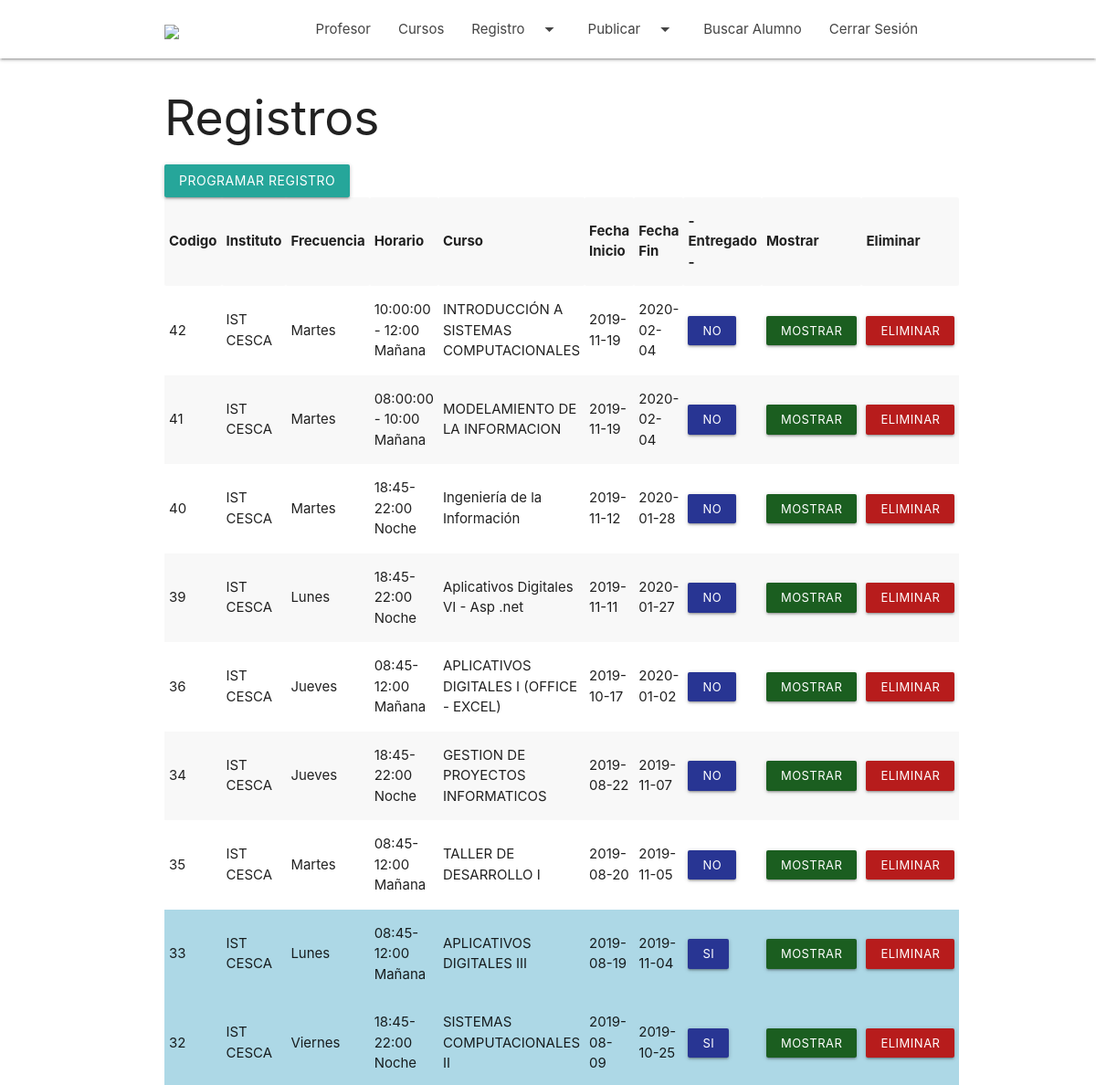
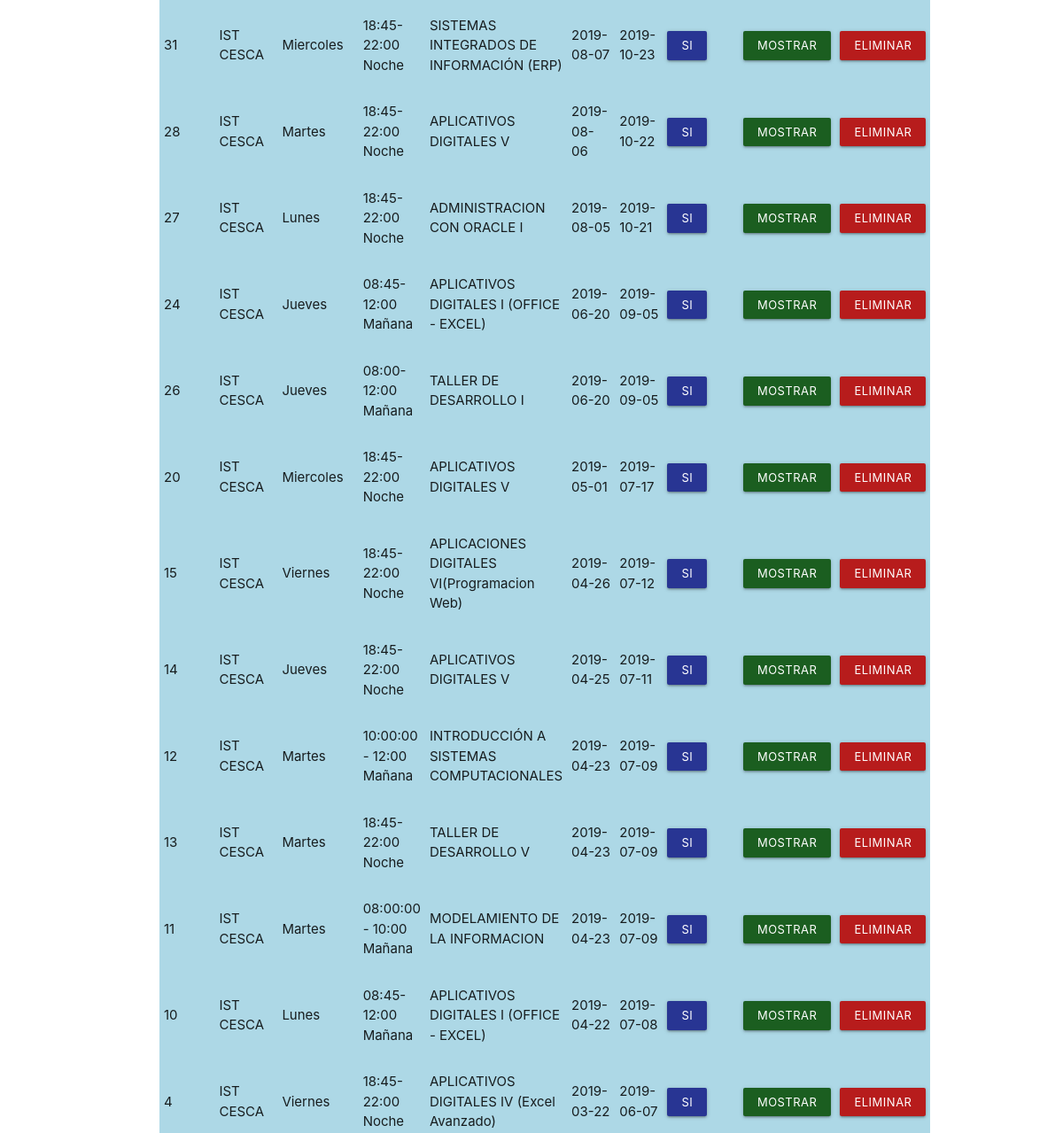
The page /registro.php (signed in, upper part) on the database as committed earlier (2 pictures, top to bottom).
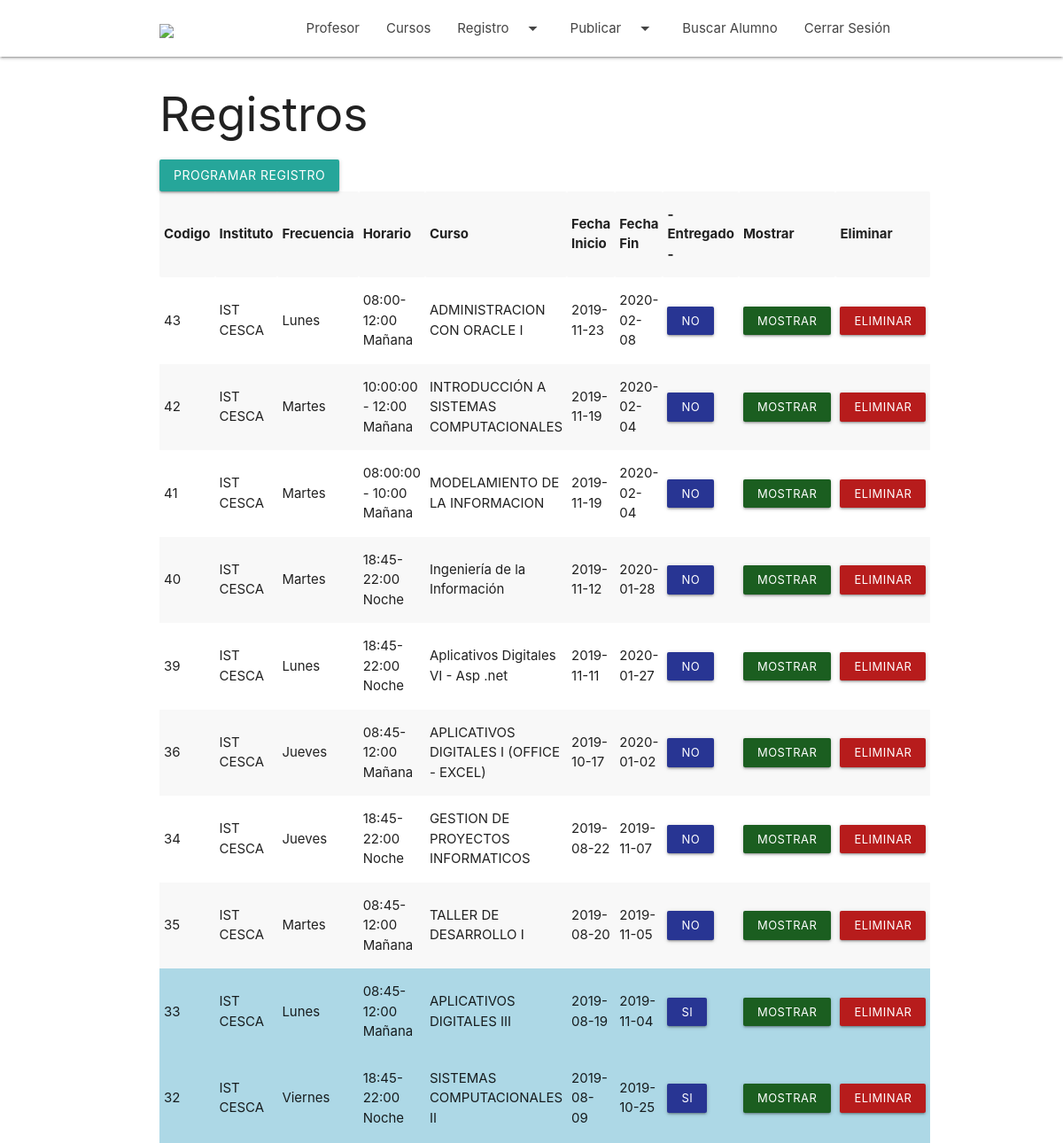
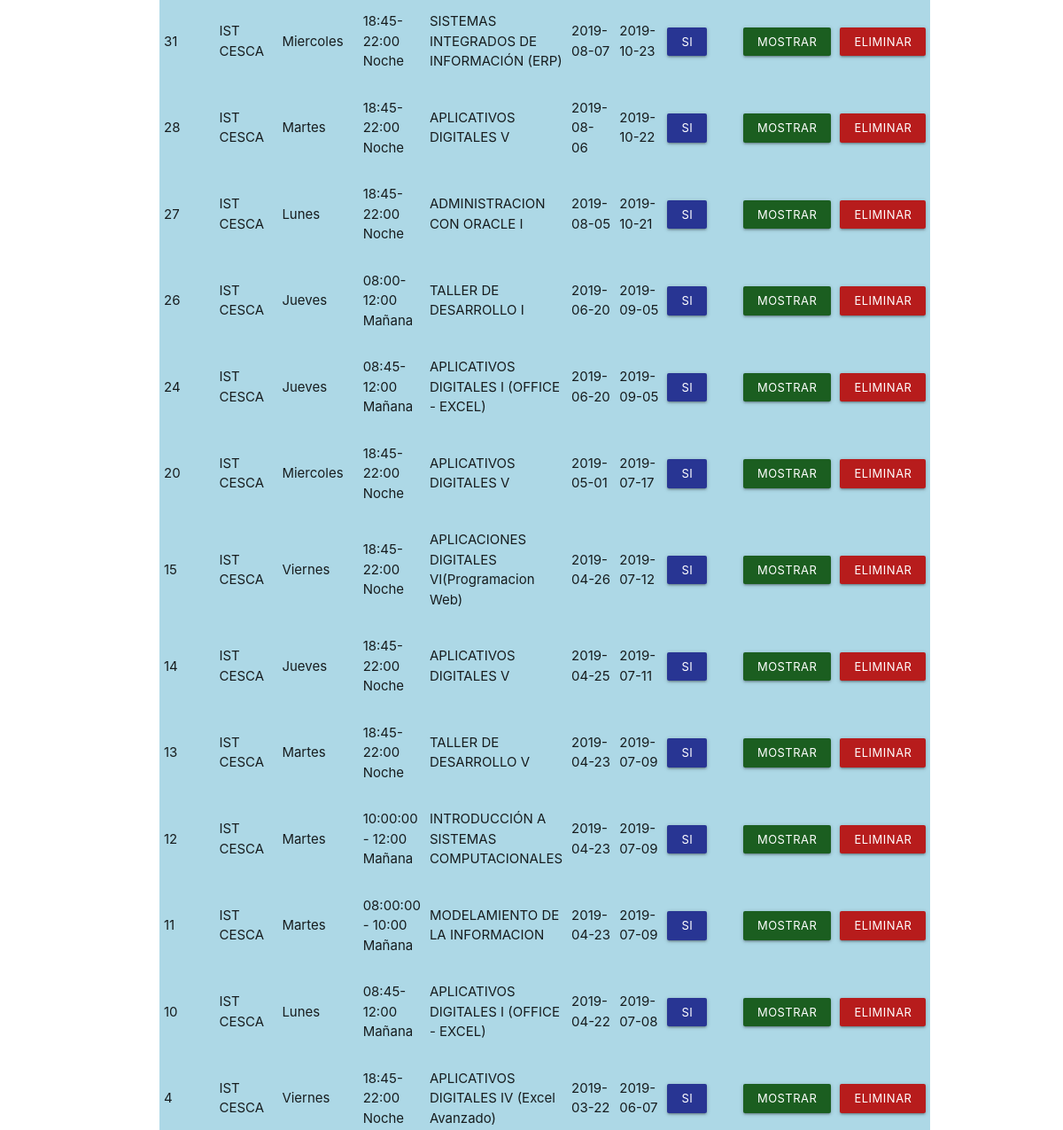
The same page on the database as committed later (2 pictures, top to bottom).
### tables this page shows
CREATE TABLE `registro` (
  `Cod_Registro` bigint(20) NOT NULL AUTO_INCREMENT,
  `Cod_profesorist` char(10) DEFAULT NULL,
  `Cod_Marca` char(2) NOT NULL,
  `Cod_curso` bigint(20) NOT NULL,
  `Cod_Horario` bigint(20) NOT NULL,
  `Cod_frecuencia` bigint(20) NOT NULL,
  `Fecha_inicio` date DEFAULT NULL,
  `Fecha_fin` date DEFAULT NULL,
  `entregado` varchar(2) DEFAULT NULL,
  PRIMARY KEY (`Cod_Registro`),
  KEY `fk_registro_curso1` (`Cod_curso`),
  KEY `fk_registro_horario1` (`Cod_Horario`),
  KEY `fk_registro_marca1` (`Cod_Marca`),
  KEY `fk_registro_profesorist1` (`Cod_profesorist`),
  KEY `fk_registro_registro_frecuencia1` (`Cod_frecuencia`),
  CONSTRAINT `fk_registro_curso1` FOREIGN KEY (`Cod_curso`) REFERENCES `curso` (`Cod_curso`),
  CONSTRAINT `fk_registro_horario1` FOREIGN KEY (`Cod_Horario`) REFERENCES `horario` (`Cod_horario`),
  CONSTRAINT `fk_registro_marca1` FOREIGN KEY (`Cod_Marca`) REFERENCES `marca` (`Cod_Marca`),
  CONSTRAINT `fk_registro_profesorist1` FOREIGN KEY (`Cod_profesorist`) REFERENCES `profesorist` (`Dni`),
  CONSTRAINT `fk_registro_registro_frecuencia1` FOREIGN KEY (`Cod_frecuencia`) REFERENCES `registro_frecuencia` (`Cod_Frecuencia`)
);

CREATE TABLE `marca` (
  `Cod_Marca` char(2) NOT NULL,
  `Descripcion` varchar(50) DEFAULT NULL,
  `Ruc` varchar(11) DEFAULT NULL,
  `Aliass` varchar(20) DEFAULT NULL,
  `Des_Larga` varchar(100) DEFAULT NULL,
  `Des_Corta` varchar(20) DEFAULT NULL,
  `Des_Sunat` varchar(100) DEFAULT NULL,
  `Resolucion` longtext,
  `Dir_R_S_D` varchar(50) DEFAULT NULL,
  `Cod_Responasable` char(11) DEFAULT NULL,
  `Estado` char(1) DEFAULT NULL,
  `Fec_Reg` datetime(6) DEFAULT NULL,
  `Fec_Mod` datetime(6) DEFAULT NULL,
  `Cod_Usuario` varchar(20) DEFAULT NULL,
  `Vinculado` char(1) DEFAULT NULL,
  `Resolucion_Creacion` longtext,
  `Resolucion_Autorizacion_Modulo` longtext,
  PRIMARY KEY (`Cod_Marca`)
);

CREATE TABLE `registro_frecuencia` (
  `Cod_Frecuencia` bigint(20) NOT NULL AUTO_INCREMENT,
  `Descripcion` varchar(100) DEFAULT NULL,
  PRIMARY KEY (`Cod_Frecuencia`)
);

CREATE TABLE `horario` (
  `Cod_horario` bigint(20) NOT NULL AUTO_INCREMENT,
  `Hora_inicial` time DEFAULT NULL,
  `Hora_final` time DEFAULT NULL,
  `Descripcion` varchar(100) DEFAULT NULL,
  PRIMARY KEY (`Cod_horario`)
);

CREATE TABLE `curso` (
  `Cod_curso` bigint(20) NOT NULL AUTO_INCREMENT,
  `Descripcion` varchar(100) DEFAULT NULL,
  `ciclo` varchar(5) DEFAULT NULL,
  `Cod_Sublinea` char(3) DEFAULT NULL,
  `foto` longblob,
  PRIMARY KEY (`Cod_curso`)
);

### registro.php (the view, shortened to what this page needs)
<?php
require 'conexion.php';
require "encabezado_profesor.php";
$dni=$_SESSION['profesor_dni'];
?>
<div class="container">
<h2>Registros</h2>
 <a class="waves-effect waves-light btn modal-trigger" href="#modal1">Programar Registro</a>
</div>
<div class="container">
<?php
 $select="  SELECT
 r.Cod_registro,
 m.descripcion,
 rf.descripcion,
 h.Descripcion,
 c.Descripcion,
 r.Fecha_inicio,
 r.Fecha_fin,
 r.entregado
FROM registro r,
    curso c,
    horario h,
    registro_frecuencia rf,
    marca m
WHERE c.Cod_curso = r.Cod_curso
AND h.Cod_horario = r.Cod_horario
AND r.Cod_frecuencia = rf.Cod_Frecuencia
AND m.cod_marca = r.Cod_marca
AND r.cod_profesorist = '$dni'
ORDER BY r.Fecha_fin DESC;;";
 $resultado  = mysqli_query($conn,$select);
 echo "<table class='striped responsive-table'>";
 echo "<th>Codigo</th><th>Instituto</th><th>Frecuencia</th><th>Horario</th><th>Curso</th><th>Fecha Inicio</th><th>Fecha Fin</th><th> - Entregado - </th><th>Mostrar</th><th>Eliminar</th>";
 while($r = mysqli_fetch_array($resultado))
 {
     $id_registro=$r[0];
       $estado__=$r[7];
       if($estado__=="si"){ $checked="SI";  $color=" bgcolor='lightblue'";} else{ $checked="NO";$color="";}
     echo "<tr>";
     echo "<td $color>".$id_registro."</td>"."<td$color>".$r[1]."</td>"."<td$color>".$r[2]."</td>"."<td$color>".$r[3]."</td>"."<td$color>".$r[4]."</td>"."<td$color>".$r[5]."</td>"."<td$color>".$r[6]."</td>"."
     <td$color>
     <a onclick='change_estado_entregado($id_registro)' class='waves-effect indigo darken-3 btn-small'>$checked</a>
   </td>";
     echo " <td$color><a  onclick='registro_select($id_registro)' class='waves-effect green darken-4 btn-small'>Mostrar</a></td>";
     echo " <td$color><a  onclick='registro_delete($id_registro)' class='waves-effect red darken-4 btn-small'>Eliminar</a></td>";
     echo "</tr$color>";
 }
 echo "</table>";
 ?>
</div>
<?php
include "pie.php";
?>

### encabezado_profesor.php (shortened to what this page needs)
<!DOCTYPE html>
<html lang="en">
<head>
  <link href="css/materialize.css" type="text/css" rel="stylesheet" media="screen,projection"/>
  <link href="css/style.css" type="text/css" rel="stylesheet" media="screen,projection"/>
</head>
<body>
<nav class="white" role="navigation">
    <div class="nav-wrapper container">
      <a id="logo-container" href="index.php" class="brand-logo">
     <img src="https://cesca.edu.pe/wp-content/uploads/2018/02/logo.png" width="90px">
      </a>
      <ul class="right hide-on-med-and-down">
                         <li class="scroll"><a href="profesor.php">Profesor </a></li>
                        <li class="scroll"><a href="cursos.php">Cursos</a></li>
                <li class="scroll"><a class="dropdown-trigger1" href="registro.php" data-target="dropdown1">Registro<i class="material-icons right">arrow_drop_down</i></a></li>
                <li class="scroll"><a class="dropdown-trigger2" href="publicar.php" data-target="dropdown3">Publicar<i class="material-icons right">arrow_drop_down</i></a></li>
                        <li class="scroll"><a href="alumno_buscar.php">Buscar Alumno</a></li>
                        <li class="scroll"><a href="logout.php">Cerrar Sesión</a></li>
       </ul>
        </div>
  </nav>

### pie.php (shortened to what this page needs)
</body>
</html>

### css/style.css (style rules this page uses)
nav ul a, nav .brand-logo { color: #444; }

Rows that differ between the two databases and show on the page:
added registro: Cod_Registro "43", Cod_Marca.Descripcion "IST CESCA", Cod_frecuencia.Descripcion "Lunes", Cod_Horario.Descripcion "08:00-12:00 Mañana", Cod_curso.Descripcion "ADMINISTRACION CON ORACLE I", Fecha_inicio "2019-11-23", Fecha_fin "2020-02-08", checked "NO"
shown differently, row unchanged: registro id 26: moves up the list
shown differently, row unchanged: registro "TALLER DE DESARROLLO V": moves up the list
